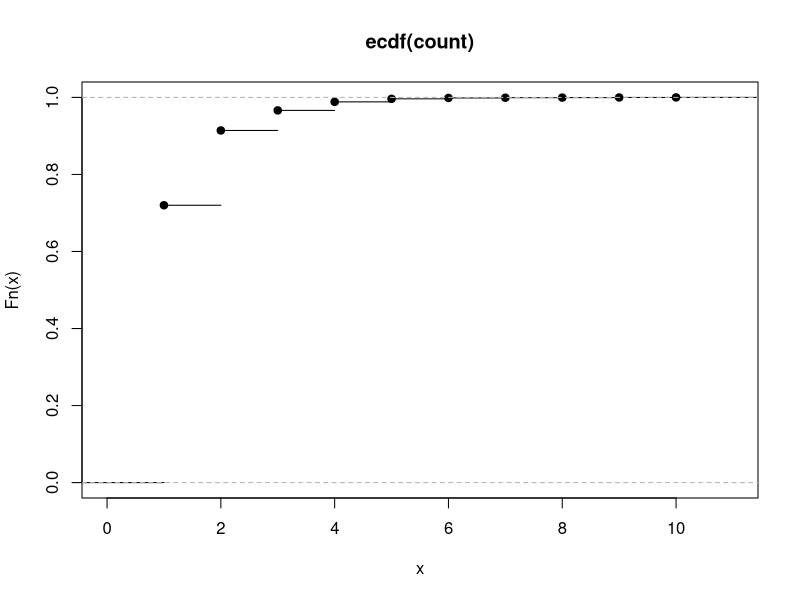

Write the R code that produced this figure. (Note: this script raises an error after producing the figure.)
N <- 316000
w <- "agaga"
DNA <- sample(c('a', 'c', 'g', 't', w), N, replace=T, 
              prob = c(0.24, 0.24, 0.24, 0.24, 0.04))
textDNA <- paste(DNA, collapse = '')
N <- nchar(textDNA)
DNA <- strsplit(textDNA, split = NULL)[[1]]
pattern <- paste(c('(?=', w, ')'), collapse = '')

x <- gregexpr(pattern, textDNA, perl = T)[[1]]

count <- c(1)
for (i in 1:(length(x)-1)){
  if (x[i+1]-x[i]<10)
    count[length(count)] <- count[length(count)]+1
  else count <- c(count, 1)
}
plot(ecdf(count))
curve(pgeom())

sum(x[2:length(x)]-x[1:(length(x)-1)]<10)
y <- gregexpr("gatgcacgatgcacgat", DNA)[[1]]
z <- gregexpr("gatgcacgatgcacgatgcacgat", DNA)[[1]]
a <- gregexpr("gatgcacgatgcacgatgcacgatgcacgat", DNA)[[1]]
